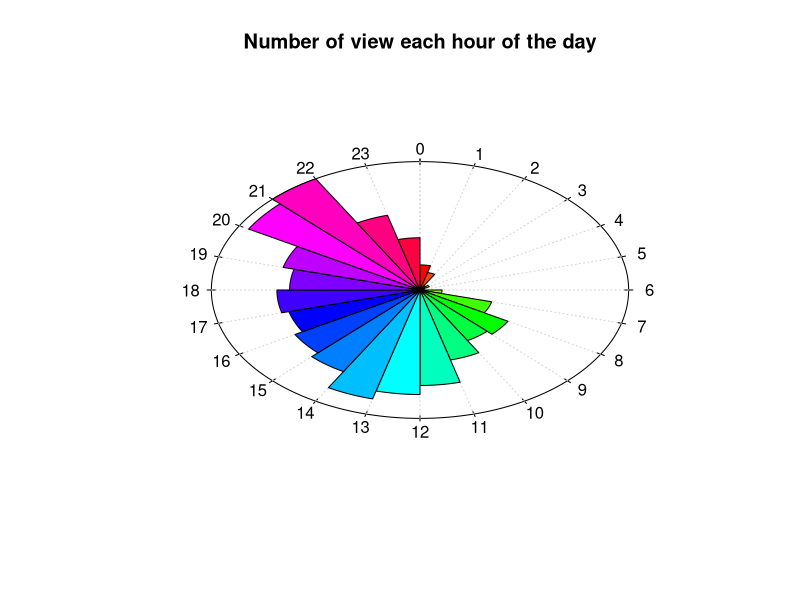

This chart was generated by the following R code: (Note: this script raises an error after producing the figure.)
library(readr)
library(dplyr)
library(lubridate)
library(ggplot2)
library(gridExtra)
library(cowplot)
library(gridGraphics)
library(tidyverse)
library(RColorBrewer)


#----------------------------------------------------------
#Number of views per each hour a of the day
#---------------------------------------------------------------------------------

dataset <- read_csv("videos.csv")

jhds <- mutate(dataset, just_hour = hour(dataset$hour))

nov_in_time <- jhds %>%
  group_by(just_hour) %>% 
  summarise(time = n())

x = c(nov_in_time$time)

# Clock plot function
clock.plot <- function (x, col = rainbow(n), ...) {
  if( min(x)<0 ) x <- x - min(x)
  if( max(x)>1 ) x <- x/max(x)
  n <- length(x)
  if(is.null(names(x))) names(x) <- 0:(n-1)
  m <- 1.5
  plot(0, type = 'n', xlim = c(-m,m), ylim = c(-m,m), axes = F, xlab = '', ylab = '', ...)
  a <- pi/2 - 2*pi/200*0:200
  polygon( cos(a), sin(a) )
  v <- .02
  a <- pi/2 - 2*pi/n*0:n
  segments( (1+v)*cos(a), (1+v)*sin(a), (1-v)*cos(a), (1-v)*sin(a) )
  segments( cos(a), sin(a),0, 0, col = 'light grey', lty = 3) 
  ca <- -2*pi/n*(0:50)/50
  for (i in 1:n) {
    a <- pi/2 - 2*pi/n*(i-1)
    b <- pi/2 - 2*pi/n*i
    polygon( c(0, x[i]*cos(a+ca), 0), c(0, x[i]*sin(a+ca), 0), col=col[i] )
    v <- .1
    text((1+v)*cos(a), (1+v)*sin(a), names(x)[i])
  }
  p1 <- recordPlot()
  return (p1)
}

# Use the function on the created data
p <- clock.plot(x, main = "Number of view each hour of the day")



#----------------------------------------------------------
#Number of vews per video
#---------------------------------------------------------------------------------

nov_per_video <- dataset %>% group_by(episode) %>%
                    summarise(nov = n())



# Let's create a vector of data:
my_vector=c(nov_per_video$nov)
names(my_vector)=paste("episode: ", c(nov_per_video$episode),sep="")

#create color palette:

# plot
par(mar=c(7,3,3,3))
a=barplot(my_vector, col=coul , las=1, names.arg="") 
text(a[,1], -30, srt = 60, adj= 1, xpd = TRUE, labels = names(my_vector) , cex=1.2)

p2 <- recordPlot()

plot_grid(p, p2, ncol = 1, align = 'v')

#----------------------------------------------------------
## Number of logged vs number of unknown users
#-------------------------------------------------------------------


users <- jhds %>%
  group_by(logged, episode) %>% 
  summarise(nov = n())

users_spreaded <- spread(users, logged, nov )

ggplot(data=users, aes(x=episode, y=nov, fill=logged)) +
  labs(x="Episode", y = "Number of Views", fill="Logged") +
  geom_bar(stat="identity", position=position_dodge())+
  scale_fill_brewer(palette="Set2") +
  
  theme_minimal()


#---------------------------------------------------------------
#Episode watching time
#--------------------------------------------------------------------

watching_time <- dataset %>%
                  group_by(episode) %>%
                    summarise(average = mean(watchingTime), duration_corrected = mean(duration))

watching_time <- mutate(watching_time, percentage = (watching_time$average / watching_time$duration_corrected) * 100)



# make data
data=data.frame(group=watching_time$episode , value=watching_time$percentage )

palette <- c("dodgerblue1", "skyblue4", "chocolate1", "seagreen4",
             "bisque3", "red4", "purple4", "mediumpurple3",
             "maroon", "dodgerblue4", "skyblue2", "darkcyan",
             "darkslategray3", "lightgreen", "bisque",
             "palevioletred1", "black", "gray79", "lightsalmon4",
             "darkgoldenrod1")

# Usual bar plot :
ggplot(data, aes(x = group, y = value ,fill = group )) + 
  geom_bar(width = 0.85, stat="identity")

ggplot(data=data, aes(x=group, y=value)) +
  labs(x="Episode", y = "Average Watching Time") +
  geom_bar(stat="identity", position=position_dodge())+
  scale_fill_manual(palette=palette) +
  theme_minimal()


#---------------------------------------------------------------
#Where the most people stopped watching
#--------------------------------------------------------------------








  
